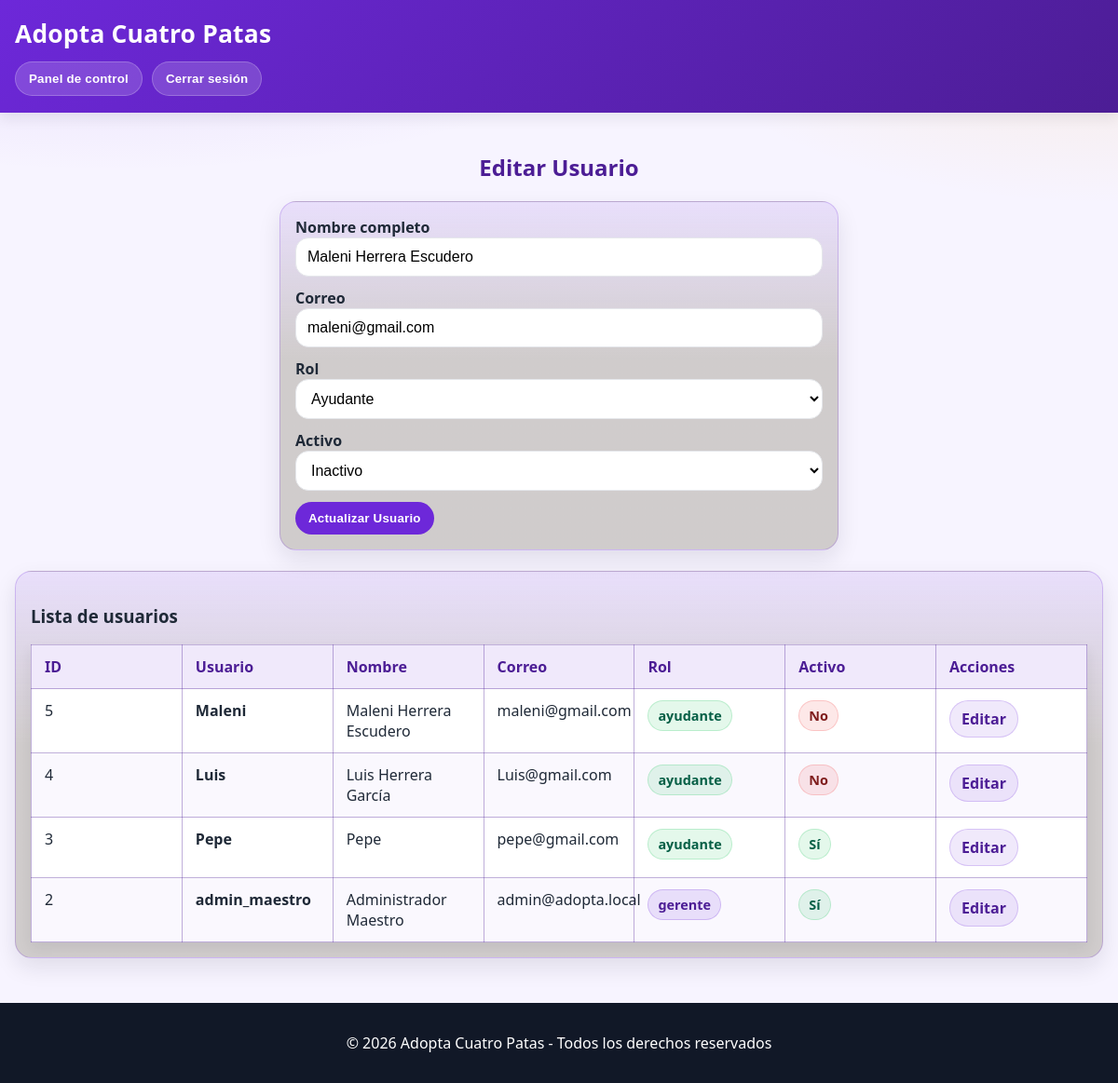
Screenshot of /admin/crear_editar_usuario.php?editar=5 (signed in) with the database file from the repository.
### tables this page shows
CREATE TABLE usuarios_internos (
  id_usuario        INTEGER PRIMARY KEY AUTOINCREMENT,
  usuario           TEXT NOT NULL UNIQUE,
  contrasena_hash   TEXT NOT NULL,                -- guardar hash, no contraseña en claro
  nombre_completo   TEXT,
  correo            TEXT,
  rol               TEXT NOT NULL DEFAULT 'ayudante'
                    CHECK (rol IN ('gerente','ayudante')),
  activo            INTEGER NOT NULL DEFAULT 1,   -- 1=activo, 0=inactivo
  creado_en         TEXT NOT NULL DEFAULT (datetime('now'))
);

### admin/crear_editar_usuario.php (the view, shortened to what this page needs)
<?php
$db = abrir_db();
$modo_edicion = false;
$usuario_editar = null;
if (isset($_GET['editar'])) {
    $modo_edicion = true;
    $id = (int)$_GET['editar'];
    $stmt = $db->prepare("SELECT * FROM usuarios_internos WHERE id_usuario = :id");
    $stmt->bindValue(':id', $id);
    $res = $stmt->execute();
    $usuario_editar = $res->fetchArray(SQLITE3_ASSOC);
}
$usuarios = $db->query("SELECT * FROM usuarios_internos ORDER BY id_usuario DESC");
?>
<!DOCTYPE html>
<html lang="es">
<head>
    <link rel="stylesheet" href="../estilos.css">
</head>
<body>
<header>
    <h1>Adopta Cuatro Patas</h1>
    <nav>
        <a href="panel_control.php"><button>Panel de control</button></a>
        <a href="cerrar_sesion.php"><button>Cerrar sesión</button></a>
    </nav>
</header>
<main class="pagina-formulario">
    <h2 class="form-titulo"><?php echo $modo_edicion ? "Editar Usuario" : "Crear Usuario"; ?></h2>
    <form method="post" class="tarjeta-formulario formulario-admin">
        <?php if ($modo_edicion && $usuario_editar): ?>
            <div class="form-grupo">
                <label for="nombre_completo">Nombre completo</label>
                <input id="nombre_completo" type="text" name="nombre_completo"
                       value="<?php echo htmlspecialchars((string)$usuario_editar['nombre_completo']); ?>">
            </div>
            <div class="form-grupo">
                <label for="correo">Correo</label>
                <input id="correo" type="email" name="correo"
                       value="<?php echo htmlspecialchars((string)$usuario_editar['correo']); ?>">
            </div>
            <div class="form-grupo">
                <label for="rol">Rol</label>
                <select id="rol" name="rol">
                    <option value="ayudante" <?php if($usuario_editar['rol']=='ayudante') echo 'selected'; ?>>Ayudante</option>
                </select>
            </div>
            <div class="form-grupo">
                <label for="activo">Activo</label>
                <select id="activo" name="activo">
                    <option value="0" <?php if((int)$usuario_editar['activo']===0) echo 'selected'; ?>>Inactivo</option>
                </select>
            </div>
            <button type="submit" name="actualizar_usuario" class="btn-primario">Actualizar Usuario</button>
        <?php endif; ?>
    </form>
    <section class="tarjeta-formulario tabla-admin">
        <h3 class="subtitulo-admin">Lista de usuarios</h3>
        <div class="tabla-wrapper">
            <table class="tabla-usuarios">
                <thead>
                <tr>
                    <th>ID</th>
                    <th>Usuario</th>
                    <th>Nombre</th>
                    <th>Correo</th>
                    <th>Rol</th>
                    <th>Activo</th>
                    <th>Acciones</th>
                </tr>
                </thead>
                <tbody>
                <?php while ($u = $usuarios->fetchArray(SQLITE3_ASSOC)): ?>
                    <tr>
                        <td><?php echo (int)$u['id_usuario']; ?></td>
                        <td><strong><?php echo htmlspecialchars((string)$u['usuario']); ?></strong></td>
                        <td><?php echo htmlspecialchars((string)$u['nombre_completo']); ?></td>
                        <td><?php echo htmlspecialchars((string)$u['correo']); ?></td>
                        <td>
                            <span class="badge <?php echo $u['rol']==='gerente' ? 'badge-morado' : 'badge-menta'; ?>">
                                <?php echo htmlspecialchars((string)$u['rol']); ?>
                            </span>
                        </td>
                        <td>
                            <span class="badge <?php echo ((int)$u['activo']===1) ? 'badge-ok' : 'badge-off'; ?>">
                                <?php echo ((int)$u['activo']===1) ? 'Sí' : 'No'; ?>
                            </span>
                        </td>
                        <td>
                            <a class="link-accion" href="?editar=<?php echo (int)$u['id_usuario']; ?>">Editar</a>
                        </td>
                    </tr>
                <?php endwhile; ?>
                </tbody>
            </table>
        </div>
    </section>
</main>
<footer>
    <p>&copy; 2026 Adopta Cuatro Patas - Todos los derechos reservados</p>
</footer>
</body>
</html>

### estilos.css (style rules this page uses)
:root { --color-primario: #6D28D9; --color-primario-2: #4C1D95; --color-acento: #22C55E; --color-acento-2: #F59E0B; --fondo: #F7F4FF; --superficie: #FFFFFF; --texto: #1F2937; --muted: #6B7280; --borde: #E5E7EB; --borde-morado: rgba(109, 40, 217, 0.25); --linea-tabla: rgba(76, 29, 149, 0.35); --sombra: 0 10px 24px rgba(17, 24, 39, 0.10); --sombra-suave: 0 6px 14px rgba(17, 24, 39, 0.08); --r-xl: 18px; --r-lg: 14px; --r-md: 12px; --max-ancho: 1200px; }
* { box-sizing: border-box; }
html, body { height: 100%; }
body { margin: 0; font-family: system-ui, -apple-system, Segoe UI, Roboto, Arial, sans-serif; color: var(--texto); background: radial-gradient(1200px 500px at 10% -10%, rgba(109, 40, 217, 0.18), transparent 60%), radial-gradient(900px 400px at 100% 0%, rgba(245, 158, 11, 0.12), transparent 55%), var(--fondo); min-height: 100vh; display: flex; flex-direction: column; }
main { max-width: var(--max-ancho); margin: 0 auto; padding: 22px 16px; flex: 1; }
header { background: linear-gradient(135deg, var(--color-primario), var(--color-primario-2)); color: #fff; padding: 18px 16px; position: sticky; top: 0; z-index: 10; box-shadow: var(--sombra-suave); }
header h1 { margin: 0 0 12px 0; font-size: 1.65rem; letter-spacing: 0.2px; }
nav { display: flex; gap: 10px; flex-wrap: wrap; }
nav a { text-decoration: none; }
footer { background: #111827; color: #fff; text-align: center; padding: 16px; margin-top: 26px; }
button { border: none; cursor: pointer; border-radius: 999px; padding: 10px 14px; font-weight: 800; letter-spacing: 0.2px; transition: transform 0.08s ease, filter 0.15s ease, box-shadow 0.15s ease; }
nav button { background: rgba(255, 255, 255, 0.16); color: #fff; border: 1px solid rgba(255, 255, 255, 0.22); }
.btn-primario { background: var(--color-primario); color: #fff; }
.pagina-formulario { display: flex; flex-direction: column; align-items: center; }
.form-titulo { text-align: center; color: var(--color-primario-2); margin-bottom: 20px; }
.tarjeta-formulario { width: 100%; max-width: 620px; background: linear-gradient(180deg, rgba(109, 40, 217, 0.10), rgba(207, 203, 203, 0.98) 45%); border: 1px solid rgba(109, 40, 217, 0.22); box-shadow: var(--sombra); border-radius: var(--r-xl); padding: 16px; }
form { background: var(--superficie); border: 1px solid var(--borde); border-radius: var(--r-xl); padding: 16px; box-shadow: var(--sombra-suave); max-width: 680px; }
.formulario-admin { max-width: 600px; margin-bottom: 22px; }
.form-grupo { margin-bottom: 12px; }
label { font-weight: 700; }
input, textarea, select { width: 100%; padding: 11px 12px; border: 1px solid var(--borde); border-radius: 14px; background: #fff; outline: none; font-size: 1rem; }
.tabla-wrapper { width: 100%; overflow-x: visible; }
table { width: 100%; border-collapse: collapse; background: var(--superficie); border: 1px solid var(--linea-tabla); box-shadow: var(--sombra-suave); border-radius: 0; overflow: visible; }
th, td { padding: 12px 14px; text-align: left; vertical-align: top; border: 1px solid var(--linea-tabla); }
th { background: rgba(109, 40, 217, 0.10); color: var(--color-primario-2); font-weight: 900; }
tbody tr:nth-child(even) td { background: rgba(109, 40, 217, 0.03); }
.badge { display: inline-block; padding: 6px 10px; border-radius: 999px; font-weight: 800; font-size: 0.9rem; border: 1px solid rgba(0, 0, 0, 0.08); }
.badge-morado { background: rgba(109, 40, 217, 0.12); border-color: rgba(109, 40, 217, 0.22); color: var(--color-primario-2); }
.badge-menta, .badge-ok { background: rgba(34, 197, 94, 0.12); border-color: rgba(34, 197, 94, 0.22); color: #065F46; }
.badge-off { background: rgba(239, 68, 68, 0.12); border-color: rgba(239, 68, 68, 0.22); color: #7F1D1D; }
.link-accion { display: inline-block; padding: 8px 12px; border-radius: 999px; text-decoration: none; font-weight: 800; background: rgba(109, 40, 217, 0.10); color: var(--color-primario-2); border: 1px solid rgba(109, 40, 217, 0.20); }
.tabla-admin, .tabla-usuarios, .tabla-animales, .tabla-peticiones { width: 100%; max-width: 100%; table-layout: fixed; }

### rows the page displays
usuarios_internos: nombre_completo "Maleni Herrera Escudero", correo "maleni@gmail.com", rol "Ayudante", activo "Inactivo", id_usuario "5", usuario "Maleni", rol "ayudante", shows "No"
usuarios_internos: id_usuario "4", usuario "Luis", nombre_completo "Luis Herrera García", correo "Luis@gmail.com", rol "ayudante", activo "No"
usuarios_internos: id_usuario "3", usuario "Pepe", nombre_completo "Pepe", correo "pepe@gmail.com", rol "ayudante", activo "Sí"
usuarios_internos: id_usuario "2", usuario "admin_maestro", nombre_completo "Administrador Maestro", correo "admin@adopta.local", rol "gerente", activo "Sí"
